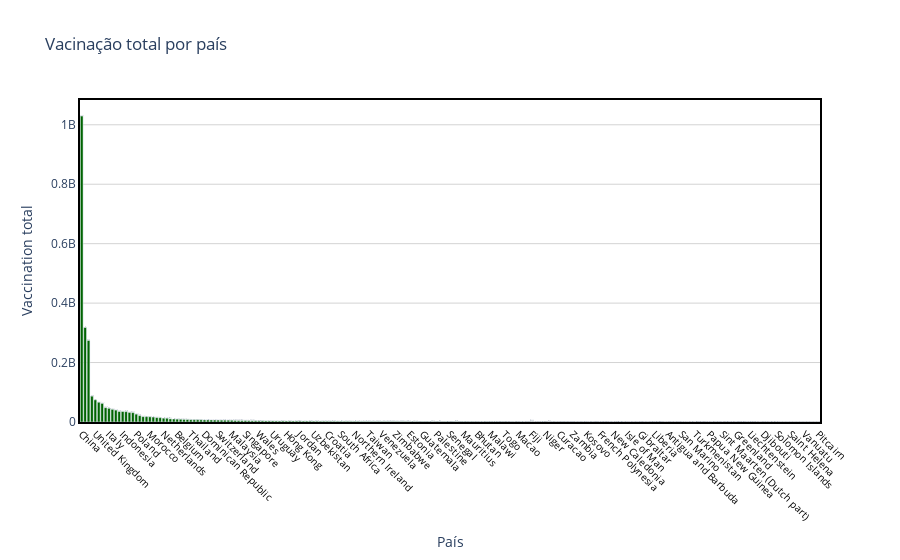

Notebook source saved alongside this figure:
### Code cell
draw_trace_bar(country_vaccine, 'Total vaccinations', 'Vacinação total por país', 'País', 'Vaccination total', "Darkgreen" )

### Figure 1 — Plotly figure (JSON) as saved in the notebook; plotly's stock layout.template omitted (floating-point values rounded to 4 significant figures; data arrays with more than 128 entries replaced by an {"elided": "..."} marker saying what was removed)
{"data": [{"marker": {"color": "Darkgreen"}, "text": {"elided": "217 str values"}, "type": "bar", "x": {"elided": "217 str values"}, "y": {"elided": "217 int values"}}], "layout": {"hovermode": "closest", "paper_bgcolor": "rgba(0, 0, 0, 0)", "plot_bgcolor": "rgba(0, 0, 0, 0)", "title": {"text": "Vacinação total por país"}, "xaxis": {"linecolor": "black", "linewidth": 2, "mirror": true, "showline": true, "showticklabels": true, "tickangle": 45, "tickfont": {"color": "black", "size": 10}, "title": {"text": "País"}, "zeroline": true, "zerolinecolor": "grey", "zerolinewidth": 1}, "yaxis": {"gridcolor": "lightgrey", "linecolor": "black", "linewidth": 2, "mirror": true, "showline": true, "title": {"text": "Vaccination total"}, "zeroline": true, "zerolinecolor": "grey", "zerolinewidth": 1}}}
